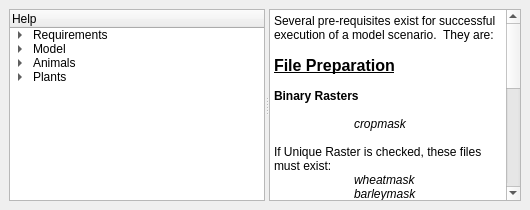
     <widget class="QWidget" name="help_tab" >
      <attribute name="title" >
       <string>Help</string>
      </attribute>
      <layout class="QGridLayout" >
       <property name="margin" >
        <number>9</number>
       </property>
       <property name="spacing" >
        <number>6</number>
       </property>
       <item row="0" column="0" >
        <widget class="QSplitter" name="splitter" >
         <property name="orientation" >
          <enum>Qt::Horizontal</enum>
         </property>
         <widget class="QTreeWidget" name="treeHelp" >
          <property name="sizePolicy" >
           <sizepolicy>
            <hsizetype>5</hsizetype>
            <vsizetype>7</vsizetype>
            <horstretch>0</horstretch>
            <verstretch>0</verstretch>
           </sizepolicy>
          </property>
          <property name="maximumSize" >
           <size>
            <width>16777215</width>
            <height>16777215</height>
           </size>
          </property>
          <column>
           <property name="text" >
            <string>Help</string>
           </property>
          </column>
          <item>
           <property name="text" >
            <string>Requirements</string>
           </property>
           <item>
            <property name="text" >
             <string>Files</string>
            </property>
            <item>
             <property name="text" >
              <string>DEM</string>
             </property>
            </item>
            <item>
             <property name="text" >
              <string>Masks</string>
             </property>
            </item>
           </item>
           <item>
            <property name="text" >
             <string>Numbers</string>
            </property>
           </item>
          </item>
          <item>
           <property name="text" >
            <string>Model</string>
           </property>
           <item>
            <property name="text" >
             <string>Precision</string>
            </property>
           </item>
           <item>
            <property name="text" >
             <string>Hints</string>
            </property>
           </item>
           <item>
            <property name="text" >
             <string>Quirks</string>
            </property>
           </item>
          </item>
          <item>
           <property name="text" >
            <string>Animals</string>
           </property>
           <item>
            <property name="text" >
             <string>Sheep</string>
            </property>
           </item>
           <item>
            <property name="text" >
             <string>Goats</string>
            </property>
           </item>
           <item>
            <property name="text" >
             <string>Pigs</string>
            </property>
            <item>
             <property name="text" >
              <string>Growing Time</string>
             </property>
            </item>
            <item>
             <property name="text" >
              <string>Kill Weight</string>
             </property>
            </item>
            <item>
             <property name="text" >
              <string>Litter Size</string>
             </property>
            </item>
            <item>
             <property name="text" >
              <string>Food Value</string>
             </property>
            </item>
            <item>
             <property name="text" >
              <string>Fodder</string>
             </property>
            </item>
           </item>
           <item>
            <property name="text" >
             <string>Cattle</string>
            </property>
           </item>
           <item>
            <property name="text" >
             <string>Chickens</string>
            </property>
           </item>
          </item>
          <item>
           <property name="text" >
            <string>Plants</string>
           </property>
           <item>
            <property name="text" >
             <string>Wheat</string>
            </property>
            <item>
             <property name="text" >
              <string>Food Value</string>
             </property>
            </item>
            <item>
             <property name="text" >
              <string>Yield</string>
             </property>
            </item>
            <item>
             <property name="text" >
              <string>Fallow</string>
             </property>
            </item>
           </item>
           <item>
            <property name="text" >
             <string>Barley</string>
            </property>
           </item>
           <item>
            <property name="text" >
             <string>Lentils</string>
            </property>
           </item>
           <item>
            <property name="text" >
             <string>Olives</string>
            </property>
           </item>
           <item>
            <property name="text" >
             <string>Grapes</string>
            </property>
           </item>
          </item>
         </widget>
         <widget class="QTextBrowser" name="textHelp" >
          <property name="sizePolicy" >
           <sizepolicy>
            <hsizetype>7</hsizetype>
            <vsizetype>7</vsizetype>
            <horstretch>255</horstretch>
            <verstretch>0</verstretch>
           </sizepolicy>
          </property>
          <property name="styleSheet" >
           <string>&lt;CENTER></string>
          </property>
          <property name="html" >
           <string>&lt;html>&lt;head>&lt;meta name="qrichtext" content="1" />&lt;style type="text/css">
p, li { white-space: pre-wrap; }
&lt;/style>&lt;/head>&lt;body style=" font-family:'Sans Serif'; font-size:9pt; font-weight:400; font-style:normal; text-decoration:none;">
&lt;p style=" margin-top:0px; margin-bottom:0px; margin-left:0px; margin-right:0px; -qt-block-indent:0; text-indent:0px;">Several pre-requisites exist for successful execution of a model scenario.  They are:&lt;/p>
&lt;p style="-qt-paragraph-type:empty; margin-top:0px; margin-bottom:0px; margin-left:0px; margin-right:0px; -qt-block-indent:0; text-indent:0px;">&lt;/p>
&lt;p style=" margin-top:0px; margin-bottom:0px; margin-left:0px; margin-right:0px; -qt-block-indent:0; text-indent:0px;">&lt;span style=" font-size:12pt; font-weight:600; text-decoration: underline;">File Preparation&lt;/span>&lt;/p>
&lt;p style="-qt-paragraph-type:empty; margin-top:0px; margin-bottom:0px; margin-left:0px; margin-right:0px; -qt-block-indent:0; text-indent:0px; font-weight:600; text-decoration: underline;">&lt;/p>
&lt;p style=" margin-top:0px; margin-bottom:0px; margin-left:0px; margin-right:0px; -qt-block-indent:0; text-indent:0px; font-weight:600;">Binary Rasters&lt;/p>
&lt;p style="-qt-paragraph-type:empty; margin-top:0px; margin-bottom:0px; margin-left:0px; margin-right:0px; -qt-block-indent:0; text-indent:0px; font-weight:600; text-decoration: underline;">&lt;/p>
&lt;p style=" margin-top:0px; margin-bottom:0px; margin-left:0px; margin-right:0px; -qt-block-indent:0; text-indent:0px; font-weight:600; text-decoration: underline;">&lt;span style=" font-weight:400; text-decoration:none;">	&lt;/span>&lt;span style=" font-weight:400; font-style:italic; text-decoration:none;">cropmask&lt;/span>&lt;/p>
&lt;p style="-qt-paragraph-type:empty; margin-top:0px; margin-bottom:0px; margin-left:0px; margin-right:0px; -qt-block-indent:0; text-indent:0px;">&lt;/p>
&lt;p style=" margin-top:0px; margin-bottom:0px; margin-left:0px; margin-right:0px; -qt-block-indent:0; text-indent:0px; font-style:italic;">&lt;span style=" font-style:normal;">If Unique Raster is checked, these files must exist:&lt;/span>&lt;/p>
&lt;p style=" margin-top:0px; margin-bottom:0px; margin-left:0px; margin-right:0px; -qt-block-indent:0; text-indent:0px;">	&lt;span style=" font-style:italic;">wheatmask&lt;/span>&lt;/p>
&lt;p style=" margin-top:0px; margin-bottom:0px; margin-left:0px; margin-right:0px; -qt-block-indent:0; text-indent:0px; font-style:italic;">	barleymask&lt;/p>
&lt;p style=" margin-top:0px; margin-bottom:0px; margin-left:0px; margin-right:0px; -qt-block-indent:0; text-indent:0px; font-style:italic;">	lentilmask&lt;/p>
&lt;p style=" margin-top:0px; margin-bottom:0px; margin-left:0px; margin-right:0px; -qt-block-indent:0; text-indent:0px; font-style:italic;">	olivemask&lt;/p>
&lt;p style=" margin-top:0px; margin-bottom:0px; margin-left:0px; margin-right:0px; -qt-block-indent:0; text-indent:0px; font-style:italic;">	grapemask&lt;/p>
&lt;p style="-qt-paragraph-type:empty; margin-top:0px; margin-bottom:0px; margin-left:0px; margin-right:0px; -qt-block-indent:0; text-indent:0px; font-style:italic;">&lt;/p>
&lt;p style=" margin-top:0px; margin-bottom:0px; margin-left:0px; margin-right:0px; -qt-block-indent:0; text-indent:0px; font-style:italic;">&lt;span style=" font-style:normal;">If use raster is selected for the animal, these must exist:&lt;/span>&lt;/p>
&lt;p style=" margin-top:0px; margin-bottom:0px; margin-left:0px; margin-right:0px; -qt-block-indent:0; text-indent:0px;">	&lt;span style=" font-style:italic;">sheepmask&lt;/span>&lt;/p>
&lt;p style=" margin-top:0px; margin-bottom:0px; margin-left:0px; margin-right:0px; -qt-block-indent:0; text-indent:0px; font-style:italic;">	goatmask&lt;/p>
&lt;p style=" margin-top:0px; margin-bottom:0px; margin-left:0px; margin-right:0px; -qt-block-indent:0; text-indent:0px; font-style:italic;">	pigmask&lt;/p>
&lt;p style=" margin-top:0px; margin-bottom:0px; margin-left:0px; margin-right:0px; -qt-block-indent:0; text-indent:0px; font-style:italic;">	cowmask&lt;/p>
&lt;p style="-qt-paragraph-type:empty; margin-top:0px; margin-bottom:0px; margin-left:0px; margin-right:0px; -qt-block-indent:0; text-indent:0px;">&lt;/p>
&lt;p style=" margin-top:0px; margin-bottom:0px; margin-left:0px; margin-right:0px; -qt-block-indent:0; text-indent:0px;">&lt;span style=" font-weight:600; text-decoration: underline;">Digital Elevation Model (DEM)&lt;/span>&lt;/p>
&lt;p style="-qt-paragraph-type:empty; margin-top:0px; margin-bottom:0px; margin-left:0px; margin-right:0px; -qt-block-indent:0; text-indent:0px;">&lt;/p>
&lt;p style=" margin-top:0px; margin-bottom:0px; margin-left:0px; margin-right:0px; -qt-block-indent:0; text-indent:0px;">	&lt;span style=" font-style:italic;">modeldem&lt;/span>&lt;/p>
&lt;p style="-qt-paragraph-type:empty; margin-top:0px; margin-bottom:0px; margin-left:0px; margin-right:0px; -qt-block-indent:0; text-indent:0px; font-style:italic;">&lt;/p>
&lt;p style=" margin-top:0px; margin-bottom:0px; margin-left:0px; margin-right:0px; -qt-block-indent:0; text-indent:0px; font-style:italic;">&lt;span style=" font-weight:600; text-decoration: underline;">* NOTE *&lt;/span>&lt;/p>
&lt;p style=" margin-top:0px; margin-bottom:0px; margin-left:0px; margin-right:0px; -qt-block-indent:0; text-indent:0px;">It is extremely important that the raster mask files are binary only! (just 1 or void as cell values)&lt;/p>
&lt;p style="-qt-paragraph-type:empty; margin-top:0px; margin-bottom:0px; margin-left:0px; margin-right:0px; -qt-block-indent:0; text-indent:0px;">&lt;/p>&lt;/body>&lt;/html></string>
          </property>
         </widget>
        </widget>
       </item>
      </layout>
     </widget>
